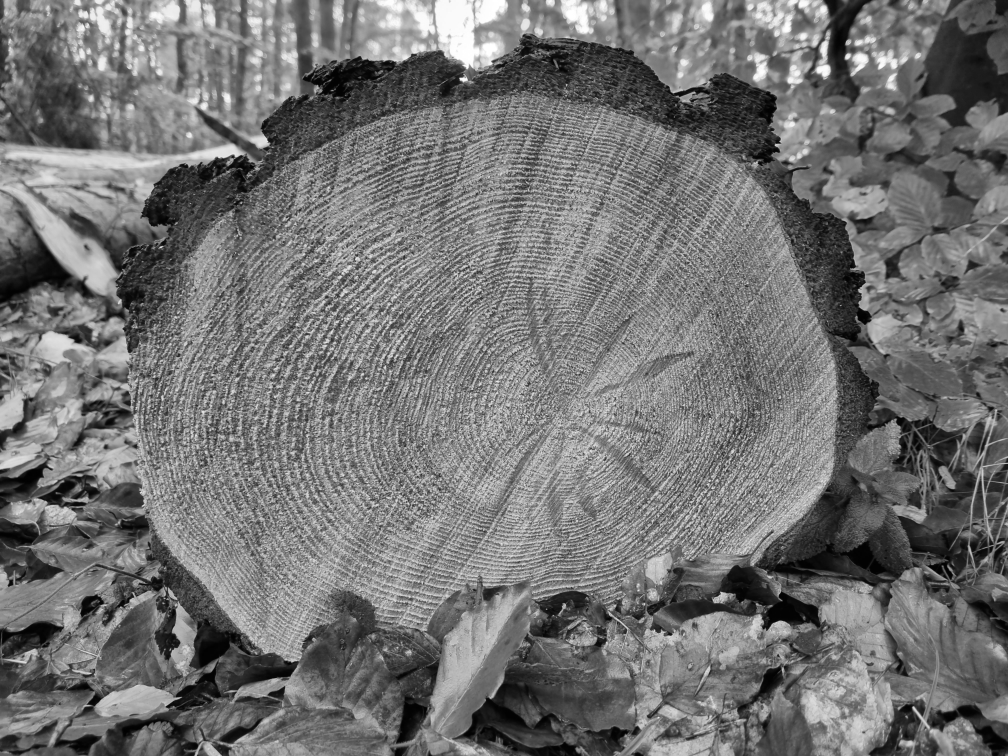
#> input picture input.tif, 2016 x 1512 px (shown at 1/2 size)
$ python main.py
#> lines starting #> are read from the running program, lines starting #| are printed output that depends on the picture; after the words box and inside, x2 and y2 are one past the last pixel; in counts of white or black regions, pixels touching at a corner belong together; long printed decimals are rounded
#!/usr/bin/env python3

import os

import cv2
import numpy as np

INPUT_FILE = "input.tif"

# Tree masking vars
MASK_MEDIAN_BLUR_SIZE = 3
BOX_SIZE = 25
DETECTION_RATIO = 4

# Template matching vars
TEMPLATE_SIZE = 850
TEMPLATE_SHAPE = (TEMPLATE_SIZE, TEMPLATE_SIZE)
TEMPLATE_CENTER = tuple(int(x/2) for x in TEMPLATE_SHAPE)

# Preprocessing vars
NLMEANS_STRENGTH = 10
SHARPEN_STRENGTH = 2


def fill_holes_bw(im):
    """Fills holes by taking the inverse of the mask and
    drawing/filling contours (and inverting back).
    """
    inv = cv2.bitwise_not(im)
    contours, _ = cv2.findContours(
        inv, cv2.RETR_CCOMP, cv2.CHAIN_APPROX_SIMPLE)
    for contour in contours:
        cv2.drawContours(inv, [contour], 0, 255, -1)
    return cv2.bitwise_not(inv)


def erode(im):
    """Creates an eroding kernel/structure element (cross shaped,
    see ./doc/erode_kernel.png) according to the BOX_SIZE.
    Then the images gets eroded by using this kernel.
    """
    erode_kernel = np.zeros((BOX_SIZE*3, BOX_SIZE*3), np.uint8)
    erode_kernel[BOX_SIZE:2*BOX_SIZE+1, ::] = 255
    erode_kernel[::, BOX_SIZE:2*BOX_SIZE+1] = 255

    cv2.imwrite("./doc/erode_kernel.png", erode_kernel)
    return cv2.erode(im, erode_kernel)


def create_tree_mask(im):
    """Create a black/white mask to isolate the tree in the image.
    Canny Edge Detection is used on the original image (filtered a bit
    with median filter) to draw all edges. The program assumes that
    there are more sharp edges on the tree than in the background
    (manual blurring of the background in the input image can help).
    In a grid with the size of BOX_SIZE all edge-pixels are counted.
    Is the count over a certain threshold (BOX_SIZE^2 /
    DETECTION_RATIO) the grid gets marked as containing the tree.
    Afterwards all holes in the mask get filled and some stray boxes
    on the edges get eroded.
    """
    mask = cv2.Canny(
        cv2.medianBlur(im, MASK_MEDIAN_BLUR_SIZE),
        50,
        150,
    )
    for y in range(BOX_SIZE, mask.shape[0]+1, BOX_SIZE):
        for x in range(BOX_SIZE, mask.shape[1]+1, BOX_SIZE):
            patch = mask[y-BOX_SIZE:y, x-BOX_SIZE:x]
            if np.sum(patch == 255) > int((BOX_SIZE ** 2) / DETECTION_RATIO):
                # cv2.rectangle(map_filter, (x-50,y-50),(x,y),(255,0,0), 2)
                mask[y-BOX_SIZE:y, x-BOX_SIZE:x] = 0
            else:
                mask[y-BOX_SIZE:y, x-BOX_SIZE:x] = 255
    cv2.imwrite("./doc/mask_before_filling.png", mask)

    # invert mask again for the bitwise AND (line 154)
    mask = cv2.bitwise_not(fill_holes_bw(mask))
    cv2.imwrite("./doc/mask_before_erode.png", mask)

    mask = erode(mask)
    cv2.imwrite("./doc/final_mask.png", mask)
    return mask


def approx_center(im):
    """Approximates the center of the masked edges.
    Takes an imaged preprocessed with the Canny edge detector and
    masked via create_tree_mask() as input. Creates a template
    filled with rings with increasing radii. Creates an additional
    mask for the template matching. See ./doc/sqdiff_xxx.png for
    visualization. Uses normed cross-correlation for template matching
    https://docs.opencv.org/4.x/df/dfb/group__imgproc__object.html#gga3a7850640f1fe1f58fe91a2d7583695daf9c3ab9296f597ea71f056399a5831da.
    cv2.minMaxLoc() computes the maximum (among other) of the template
    matching function. To get to the center, the center coordinates of
    the template circle get added to the max-coordinates. In
    ./doc/matched_template.png the matched template boundaries are
    drawn for visualization.

    This method doesn't really work as it is thought because the rings
    are far to irregular for the cross-correlation to get a good match
    (if TEMPLATE_SIZE is chosen too small, the match can be very bad).
    On the upside, if one can adjust the TEMPLATE_SIZE accordingly to
    the size of the tree stump, it can get some acceptable results.
    """
    circles = np.zeros(TEMPLATE_SHAPE, np.uint8)
    for radius in range(25, int(TEMPLATE_SIZE/2)+1, 10):
        cv2.circle(
            circles,
            TEMPLATE_CENTER,
            radius=radius,
            color=255,
            thickness=1,
        )
    cv2.imwrite("./doc/sqdiff_template.png", circles)

    mask = np.zeros(TEMPLATE_SHAPE, np.uint8)
    cv2.circle(
        mask,
        TEMPLATE_CENTER,
        radius=int(TEMPLATE_SIZE/3),
        color=255,
        thickness=int(TEMPLATE_SIZE/3),
    )
    cv2.imwrite("./doc/sqdiff_mask.png", mask)

    res = cv2.matchTemplate(
        im,
        circles,
        cv2.TM_CCORR_NORMED,
        mask=mask,
    )
    (_, _, _, max_loc) = cv2.minMaxLoc(res)
    (x, y) = max_loc
    x += TEMPLATE_CENTER[0]
    y += TEMPLATE_CENTER[1]

    im_tmp = im.copy()
    cv2.rectangle(
        im_tmp,
        max_loc,
        (max_loc[0]+TEMPLATE_SIZE,max_loc[1]+TEMPLATE_SIZE),
        color=255,
        thickness=2,
    )
    cv2.imwrite("./doc/matched_template.png", im_tmp)
    return (x, y)


def count_rings(patch):
    """Count the rings in a patch of the masked Canny edge detection.
    I assume that for every ring on the three should be one edge.
    """
    return np.sum([1 for x in patch if x == 255])

def approx_age(im, center):
    """Approximate the age of the tree.
    Takes the masked Canny edge detection and the calculated center
    point. The deviates from the center by +-20 pixels on both axis
    and takes the average of all to mitigate some irregularities.
    See ./doc/counting_cross_section_edges_and_masked.png for
    visualization of the cross-sections, along which the program
    counts the edges/rings.
    """
    c = 0
    for deviation in range(-20, 20):
        patch_x0 = im[0:center[0], center[1]+deviation]
        patch_y0 = im[center[0]+deviation, 0:center[1]]
        patch_x1 = im[center[0]:2000, center[1]+deviation]
        patch_y1 = im[center[0]+deviation, center[1]:1500]

        total = count_rings(patch_x0)
        total += count_rings(patch_y0)
        total += count_rings(patch_x1)
        total += count_rings(patch_y1)
        c += 4

    age = total/c

    cv2.line(
        im,
        (0, center[1]),
        (2000, center[1]),
        color=255,
        thickness=3,
    )
    cv2.line(
        im,
        (center[0], 0),
        (center[0], 1500),
        color=255,
        thickness=3,
    )
    cv2.imwrite("./doc/counting_cross_section_edges_and_masked.png", im)
    return age


def main():
    """Main function of the program.
    First step is to read the image and downscale (just a tiny bit)
    to a nice and even resolution (Lanczos for good results).
    Then some basic image processing is done:
    Median blur to eliminate hot/cold pixels
    --> non-local means denoising to remove even more noise
    (adjust NLMEANS_STRENGTH if too much detail is lost or the image
    stays too noisy)
    --> sharpening via unsharp mask to regain some detail after
    denoising/blurring
    The processed image gets passed to Canny edge detection to create
    a projection with all edges. This gets passed to create a mask for
    the tree stump to isolate and remove the background (bitwise AND
    on processed image / edges with mask). Then the isolated edges of
    the tree stump get passed to center approximation. With the center
    point and the isolated tree stump edges the rings get counted.
    Visualization of each step is saved under ./doc/ .
    """
    im = cv2.resize(
        cv2.imread(INPUT_FILE),
        (2000, 1500),
        interpolation=cv2.INTER_LANCZOS4,
    )
#> im: shape (1500, 2000, 3); min 0, max 255, mean 115.1

    filtered = cv2.medianBlur(im, 5)
    cv2.imwrite("./doc/median_filtered.png", filtered)
    denoised = cv2.fastNlMeansDenoisingColored(
        filtered,
        h=NLMEANS_STRENGTH,
        templateWindowSize=5,
        searchWindowSize=15,
    )
    cv2.imwrite("./doc/nlmeans_denoised.png", denoised)
    # ksize=(0,0) -> function chooses value for ksize according to sigma
    unsharp_mask = denoised - \
        cv2.GaussianBlur(denoised, ksize=(0, 0), sigmaX=2)
    sharpened = denoised + SHARPEN_STRENGTH * unsharp_mask
    cv2.imwrite("./doc/sharpened.png", sharpened)

    edges = cv2.Canny(sharpened, 75, 150)
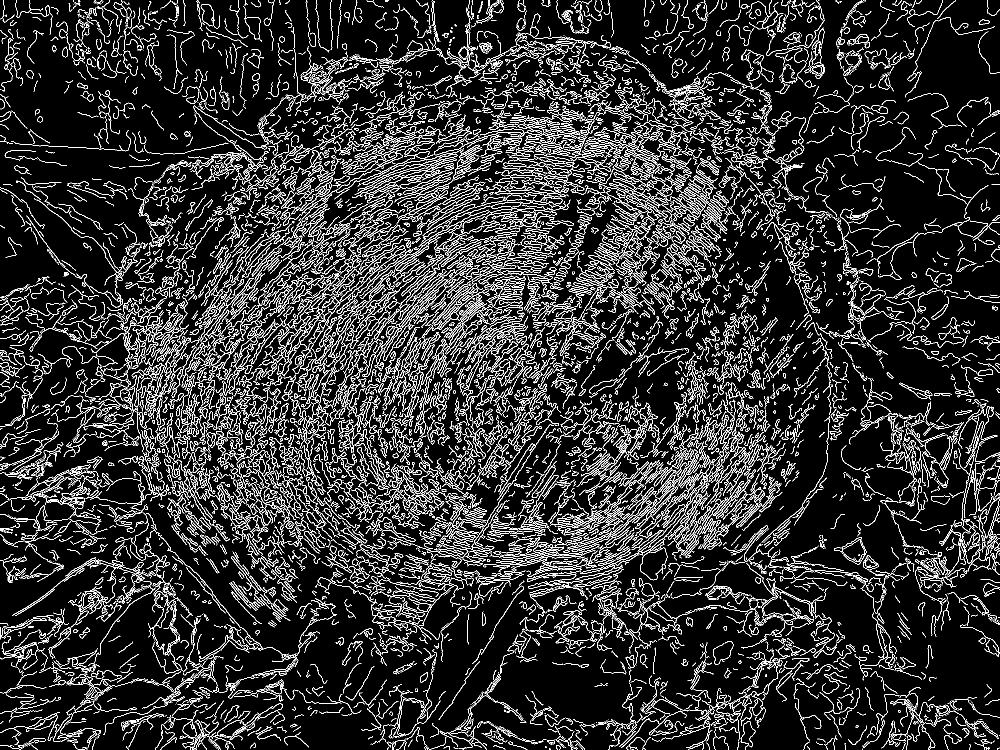
#> edges: shape (1500, 2000) (shown at 1/2 size); 12% white in thin lines or dots
    cv2.imwrite("./doc/canny_edges.png", edges)

    tree_mask = create_tree_mask(im)
#> in create_tree_mask, `mask = cv2.Canny( cv2.medianBlur(im, MASK_MEDIAN_BLUR_SIZE), 50, 150, )`: mask: shape (1500, 2000); 20.3% white in thin lines or dots
#> after the loop in create_tree_mask, `for y in range(BOX_SIZE, mask.shape[0]+1, BOX_SIZE):`:
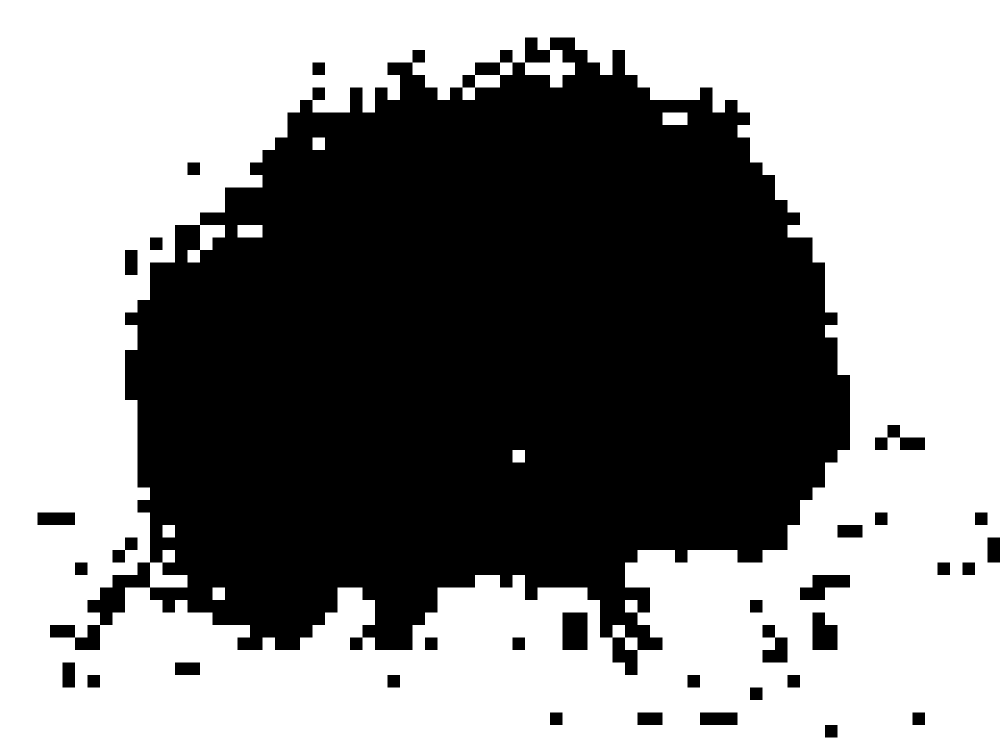
#> mask: shape (1500, 2000) (shown at 1/2 size); 55.5% white; 34 black regions, largest, box (x1, y1, x2, y2) and area: (100, 75, 1700, 1350) 1296875, (1125, 1225, 1175, 1300) 3750, (1600, 1150, 1700, 1200) 3125
#> in fill_holes_bw, `inv = cv2.bitwise_not(im)`: inv: shape (1500, 2000); 44.5% white; 34 white regions
#> in fill_holes_bw, `contours, _ = cv2.findContours( inv, cv2.RETR_CCOMP, cv2.CHAIN_APPROX_..`: contours = 51 contours; largest, box (x1, y1, x2, y2) and area: (100, 75, 1700, 1350) 1311362, (1049, 99, 1151, 176) 3922, (1125, 1225, 1175, 1300) 3626, (1625, 1225, 1675, 1300) 3002, (1600, 1150, 1700, 1200) 2977
#> the loop in fill_holes_bw, `for contour in contours:` made 51 passes
#> contour on passes 1 to 12: [[1650, 1450], [1650, 1474], [1674, 1474], [1674, 1450]], [[1825, 1425], [1825, 1449], [1849, 1449], [1849, 1425]], [[1400, 1425], [1400, 1449], [1474, 1449], [1474, 1425]], [[1275, 1425], [1275, 1449], [1324, 1449], [1324, 1425]], [[1100, 1425], [1100, 1449], [1124, 1449], [1124, 1425]], [[1500, 1375], [1500, 1399], [1524, 1399], [1524, 1375]], [[1575, 1350], [1575, 1374], [1599, 1374], [1599, 1350]], [[1375, 1350], [1375, 1374], [1399, 1374], [1399, 1350]], [[775, 1350], [775, 1374], [799, 1374], [799, 1350]], [[175, 1350], [175, 1374], [199, 1374], [199, 1350]], [[350, 1325], [350, 1349], [399, 1349], [399, 1325]], [[125, 1325], [125, 1374], [149, 1374], [149, 1325]]
#> after the loop in fill_holes_bw, `for contour in contours:`:
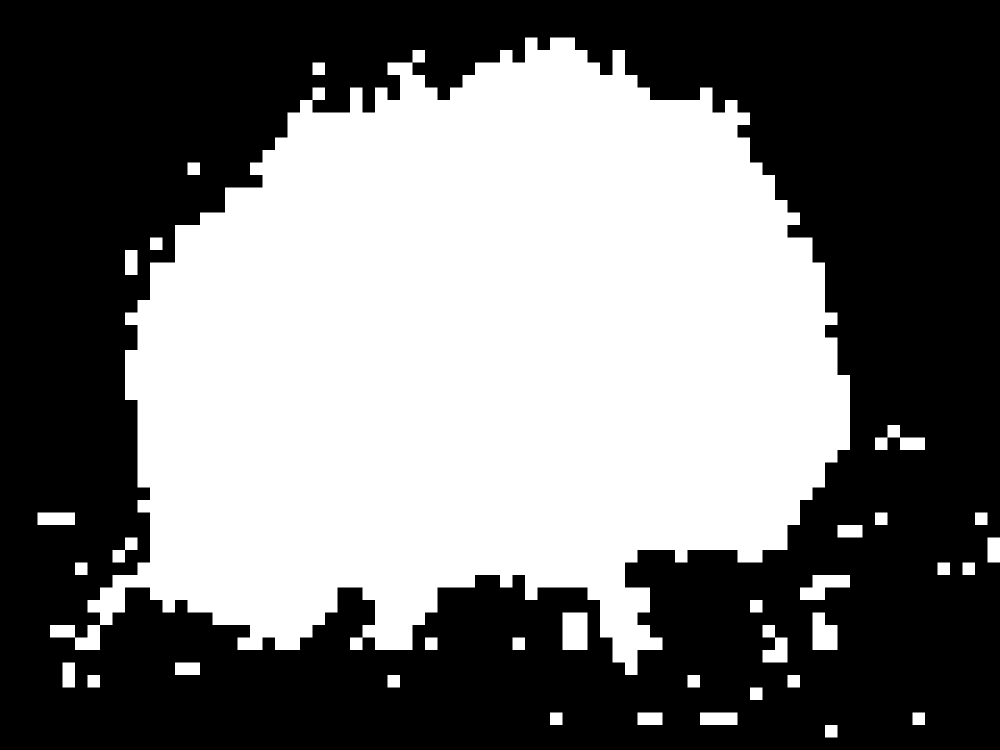
#> inv: shape (1500, 2000) (shown at 1/2 size); 45.2% white; 34 white regions, largest, box (x1, y1, x2, y2) and area: (100, 75, 1700, 1350) 1315625, (1125, 1225, 1175, 1300) 3750, (1600, 1150, 1700, 1200) 3125
#> in erode, `return cv2.erode(im, erode_kernel)`: returned value: shape (1500, 2000); 36.7% white; 2 white regions, box (x1, y1, x2, y2) and area: (287, 112, 1663, 1263) 1100764, (1237, 1212, 1238, 1262) 50
    tree_edges = cv2.bitwise_and(edges, tree_mask)
#> tree_edges: shape (1500, 2000); 6.5% white in thin lines or dots, all inside (x1, y1, x2, y2) = (287, 112, 1663, 1259)
    tree = cv2.bitwise_and(im, im, mask=tree_mask)

    center = approx_center(tree_edges)
#> after the loop in approx_center, `for radius in range(25, int(TEMPLATE_SIZE/2)+1, 10):`: circles: shape (850, 850); 7.2% white in thin lines or dots
#> in approx_center, `cv2.circle( mask, TEMPLATE_CENTER, radius=int(TEMPLATE_SIZE/3), color=..`: mask: shape (850, 850); 70% white; 9 black regions (4 under 20 px), largest, box (x1, y1, x2, y2) and area: (285, 285, 566, 566) 61817, (0, 0, 411, 411) 39083, (0, 440, 394, 850) 38662, (440, 0, 850, 394) 38655, (457, 457, 850, 850) 38235
#> in approx_center, `res = cv2.matchTemplate( im, circles, cv2.TM_CCORR_NORMED, mask=mask, )`:
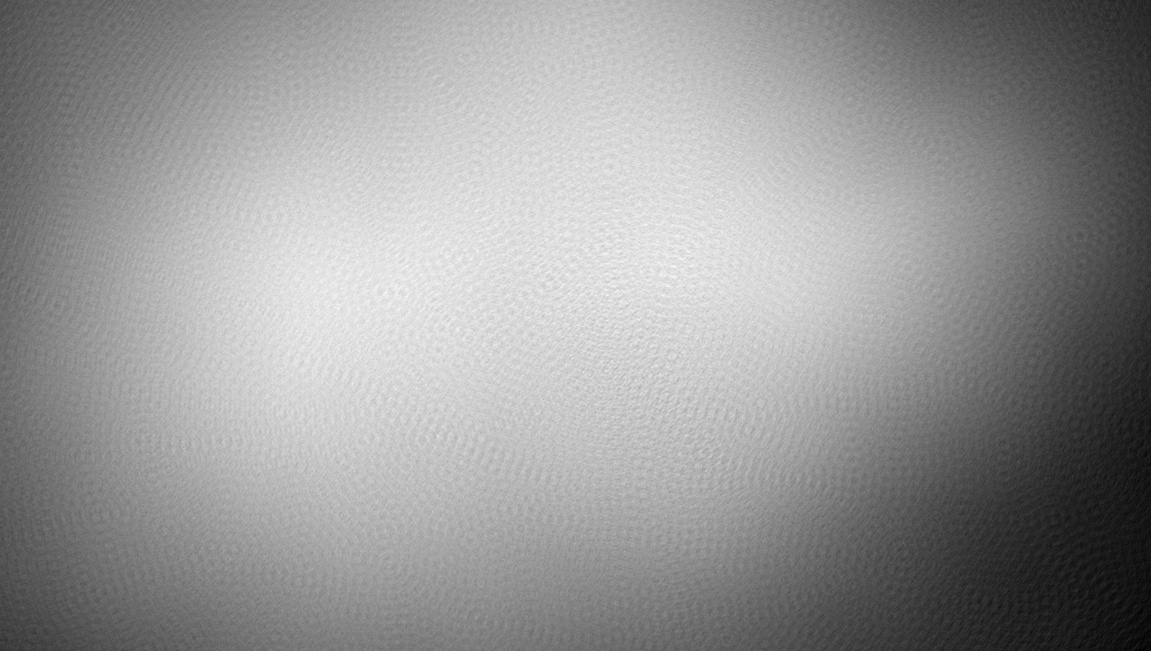
#> res: shape (651, 1151) float32; min 0.0657, max 0.138, mean 0.109; drawn with min black and max white
#> in approx_center, `(_, _, _, max_loc) = cv2.minMaxLoc(res)`: max_loc = (674, 266)
#> in approx_center, `(x, y) = max_loc`: x = 674; y = 266
#> in approx_center, `x += TEMPLATE_CENTER[0]`: x = 1099
#> in approx_center, `y += TEMPLATE_CENTER[1]`: y = 691
#> in approx_center, `cv2.rectangle( im_tmp, max_loc, (max_loc[0]+TEMPLATE_SIZE,max_loc[1]+T..`:
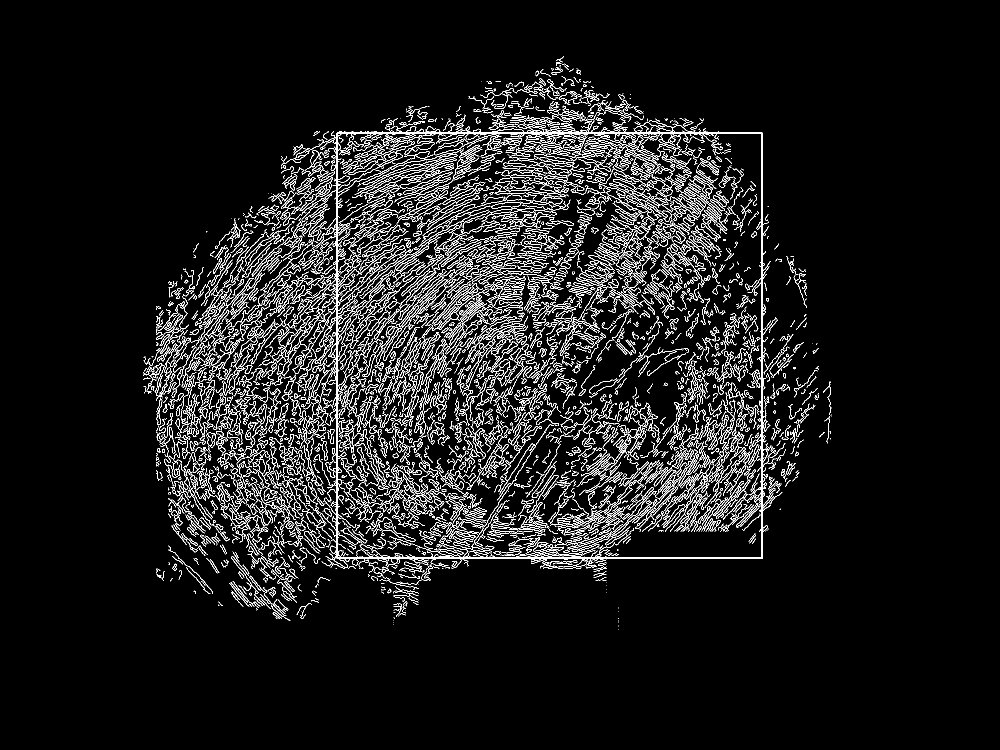
#> im_tmp: shape (1500, 2000) (shown at 1/2 size); 6.8% white in thin lines or dots, all inside (x1, y1, x2, y2) = (287, 112, 1663, 1259)
#> center = (1099, 691)

    age = approx_age(tree_edges, center)
#> the loop in approx_age, `for deviation in range(-20, 20):` made 40 passes
#> total on passes 1 to 12: 312, 318, 300, 296, 301, 314, 321, 325, 309, 298, 343, 357
#> after the loop in approx_age, `for deviation in range(-20, 20):`: c = 160
#> in approx_age, `age = total/c`: age = 1.58
#> in approx_age, `cv2.line( im, (center[0], 0), (center[0], 1500), color=255, thickness=..`: im: shape (1500, 2000); 7% white in thin lines or dots
#> age = 1.58
    print(f"Estimated age: {age} years")
#| Estimated age: 1.581 years

    cv2.line(
        tree,
        (0, center[1]),
        (2000, center[1]),
        color=255,
        thickness=3,
    )
    cv2.line(
        tree,
        (center[0], 0),
        (center[0], 1500),
        color=255,
        thickness=3,
    )
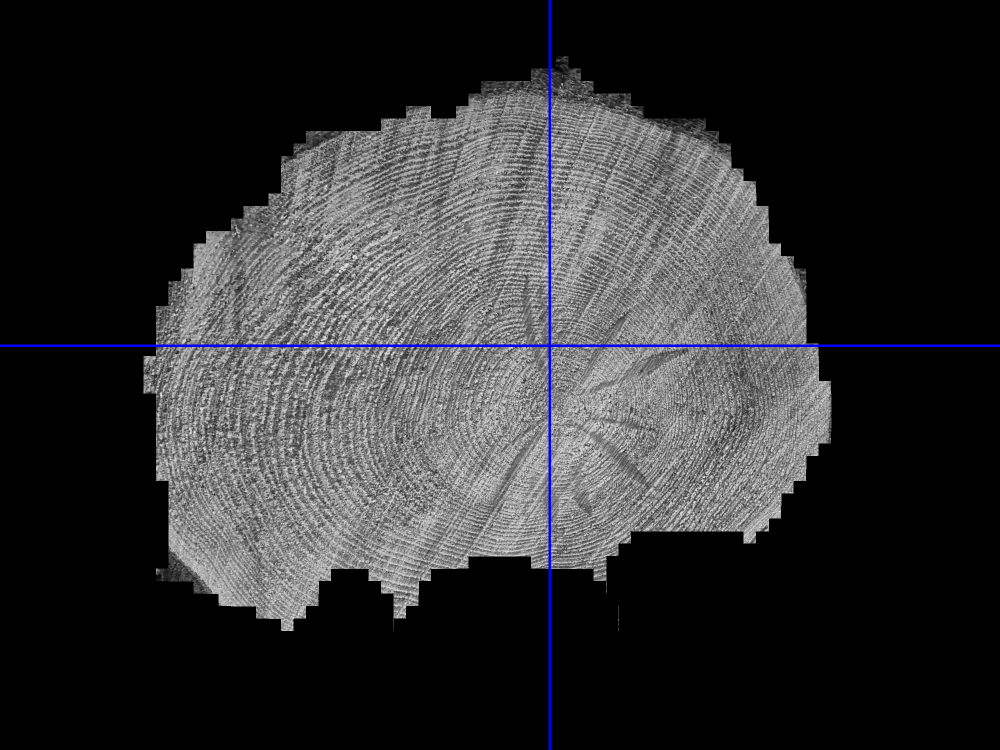
#> tree: shape (1500, 2000, 3) (shown at 1/2 size); mean B, G, R 49.5, 48, 48
    cv2.imwrite("./doc/original_with_mask_and_cross_section.png", tree)


if __name__ == "__main__":
    try:
        os.mkdir("./doc")
    except FileExistsError:
        pass
    main()
